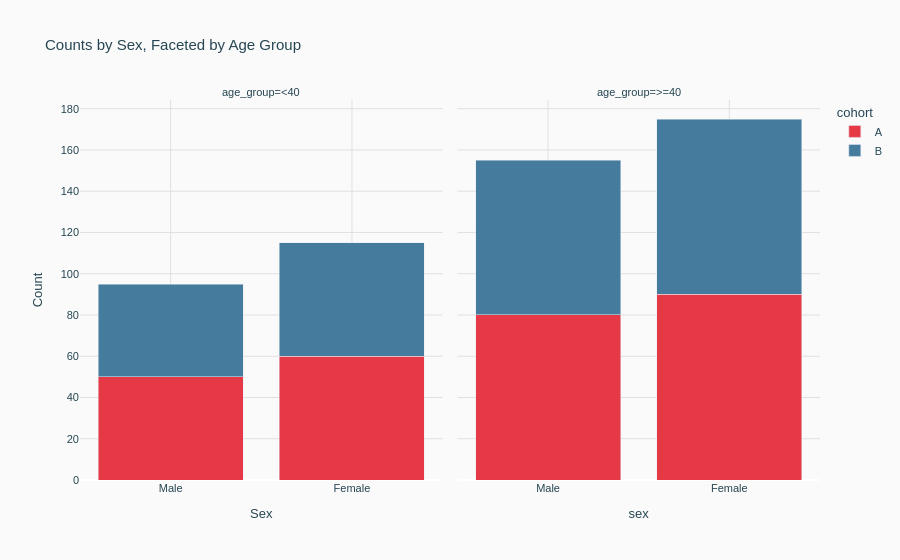

The cell this chart's notebook holds for it:
### Code cell
# Stacked bar plot with faceting
facet_df = pl.DataFrame({
    "age_group": ["<40", "<40", "<40", "<40", ">=40", ">=40", ">=40", ">=40"],
    "sex": ["Male", "Female", "Male", "Female", "Male", "Female", "Male", "Female"],
    "cohort": ["A", "A", "B", "B", "A", "A", "B", "B"],
    "count": [50, 60, 45, 55, 80, 90, 75, 85],
})

fig_stacked = bar_plot(
    facet_df,
    x="sex",
    y="count",
    colour="cohort",
    facet="age_group",
    position="stack",
    style=custom_ps,
    title="Counts by Sex, Faceted by Age Group",
)
fig_stacked.show()

### Figure 1 — Plotly figure (JSON) as saved in the notebook; plotly's stock layout.template omitted (floating-point values rounded to 4 significant figures)
{"data": [{"hovertemplate": "cohort=A<br>age_group=<40<br>sex=%{x}<br>count=%{y}<extra></extra>", "legendgroup": "A", "marker": {"color": "#E63946", "pattern": {"shape": ""}}, "name": "A", "orientation": "v", "showlegend": true, "textposition": "auto", "type": "bar", "x": ["Male", "Female"], "xaxis": "x", "y": [50, 60], "yaxis": "y"}, {"hovertemplate": "cohort=A<br>age_group=>=40<br>sex=%{x}<br>count=%{y}<extra></extra>", "legendgroup": "A", "marker": {"color": "#E63946", "pattern": {"shape": ""}}, "name": "A", "orientation": "v", "showlegend": false, "textposition": "auto", "type": "bar", "x": ["Male", "Female"], "xaxis": "x2", "y": [80, 90], "yaxis": "y2"}, {"hovertemplate": "cohort=B<br>age_group=<40<br>sex=%{x}<br>count=%{y}<extra></extra>", "legendgroup": "B", "marker": {"color": "#457B9D", "pattern": {"shape": ""}}, "name": "B", "orientation": "v", "showlegend": true, "textposition": "auto", "type": "bar", "x": ["Male", "Female"], "xaxis": "x", "y": [45, 55], "yaxis": "y"}, {"hovertemplate": "cohort=B<br>age_group=>=40<br>sex=%{x}<br>count=%{y}<extra></extra>", "legendgroup": "B", "marker": {"color": "#457B9D", "pattern": {"shape": ""}}, "name": "B", "orientation": "v", "showlegend": false, "textposition": "auto", "type": "bar", "x": ["Male", "Female"], "xaxis": "x2", "y": [75, 85], "yaxis": "y2"}], "layout": {"annotations": [{"font": {}, "showarrow": false, "text": "age_group=<40", "x": 0.245, "xanchor": "center", "xref": "paper", "y": 1.0, "yanchor": "bottom", "yref": "paper"}, {"font": {}, "showarrow": false, "text": "age_group=>=40", "x": 0.755, "xanchor": "center", "xref": "paper", "y": 1.0, "yanchor": "bottom", "yref": "paper"}], "barmode": "stack", "font": {"color": "#264653", "family": "Helvetica", "size": 11}, "legend": {"title": {"text": "cohort"}, "tracegroupgap": 0}, "paper_bgcolor": "#FAFAFA", "plot_bgcolor": "#FAFAFA", "showlegend": true, "title": {"text": "Counts by Sex, Faceted by Age Group"}, "xaxis": {"anchor": "y", "domain": [0.0, 0.49], "gridcolor": "#E0E0E0", "showgrid": true, "title": {"text": "Sex"}}, "xaxis2": {"anchor": "y2", "domain": [0.51, 1.0], "gridcolor": "#E0E0E0", "matches": "x", "showgrid": true, "title": {"text": "sex"}}, "yaxis": {"anchor": "x", "domain": [0.0, 1.0], "gridcolor": "#E0E0E0", "showgrid": true, "title": {"text": "Count"}}, "yaxis2": {"anchor": "x2", "domain": [0.0, 1.0], "gridcolor": "#E0E0E0", "matches": "y", "showgrid": true, "showticklabels": false}}}
